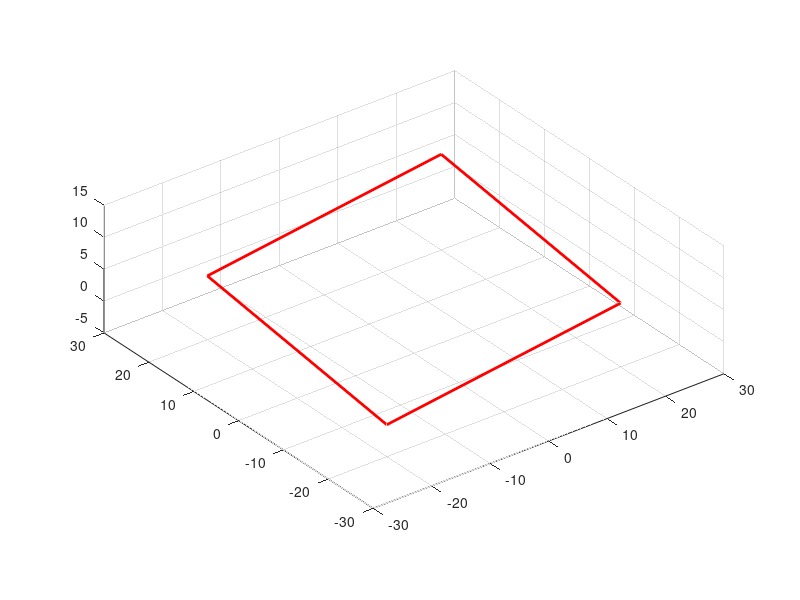

This figure's MATLAB source: (Note: this script raises an error after producing the figure.)
function follow_closed_path3D()
% مسار مغلق 3D: X, Y, Z
path = [-20  20  20 -20 -20;
        -20 -20  20  20 -20;
          0   5  10   5   0];  % ارتفاع مختلف لكل نقطة

% موضع المركبة الابتدائي [X;Y;Z;theta]
x = path(:,1);
x = [x(1:3); 0];  % [X;Y;Z;theta]
dt = 0.1;   % خطوة زمنية
v = 2;      % سرعة أمامية
T = 100;    % وقت المحاكاة الكلي

current_seg = 1; % القطعة الحالية

figure;
for t = 0:dt:T
    clf; hold on; grid on; axis equal;
    axis([-30 30 -30 30 -5 15]);
    view(3);

    % رسم المسار بالكامل
    plot3(path(1,:), path(2,:), path(3,:), 'r', 'LineWidth', 2);

    % نقاط القطعة الحالية
    a = path(:, current_seg);
    b = path(:, current_seg + 1);

    % اتجاه الخط في XY
    phi = atan2(b(2)-a(2), b(1)-a(1));

    % موقع المركبة XY
    m = x(1:2);

    % الانحراف الموقّع
    e = det([b(1:2)-a(1:2), m - a(1:2)]) / norm(b(1:2)-a(1:2));

    % زاوية التوجيه المطلوبة
    thetabar = phi - atan(e);

    % قانون التحكم
    u = atan(tan((thetabar - x(4))/2));

    % تحديث Z حسب التقدم على القطعة
    ab_vec = b - a;
    am_vec = x(1:3) - a;
    proj = dot(am_vec, ab_vec)/dot(ab_vec, ab_vec);
    proj = max(0, min(1, proj));
    z_target = a(3) + proj*(b(3)-a(3));
    vz = (z_target - x(3))*5;  % تصحيح سريع للارتفاع

    % تحديث موقع المركبة
    x = x + [v*cos(x(4)); v*sin(x(4)); vz; u]*dt;

    % رسم المركبة
    car(x, 'b');

    % التحقق من الوصول لنهاية القطعة
    if dot(b(1:2) - a(1:2), b(1:2) - m) < 0
        current_seg = current_seg + 1;
        if current_seg >= size(path,2)
            current_seg = 1; % العودة إلى البداية لإكمال الدورة
        end
    end

    drawnow;
end
end

% دالة رسم المركبة كمستطيل 3D بسيط
function draw_vehicle3D_simple(x, size, color)
if nargin<3, color='b'; end
if nargin<2, size=1; end

L = 2*size;
body = [ L/2 -L/2 -L/2  L/2 L/2;
          L/4  L/4 -L/4 -L/4 L/4;
          0    0    0    0   0];  % مستطيل صغير

% دوران حول Z
Rz = [cos(x(4)) -sin(x(4)) 0;
      sin(x(4))  cos(x(4)) 0;
      0          0         1];

body = Rz*body + x(1:3);

plot3(body(1,:), body(2,:), body(3,:), color, 'LineWidth', 2);
end
